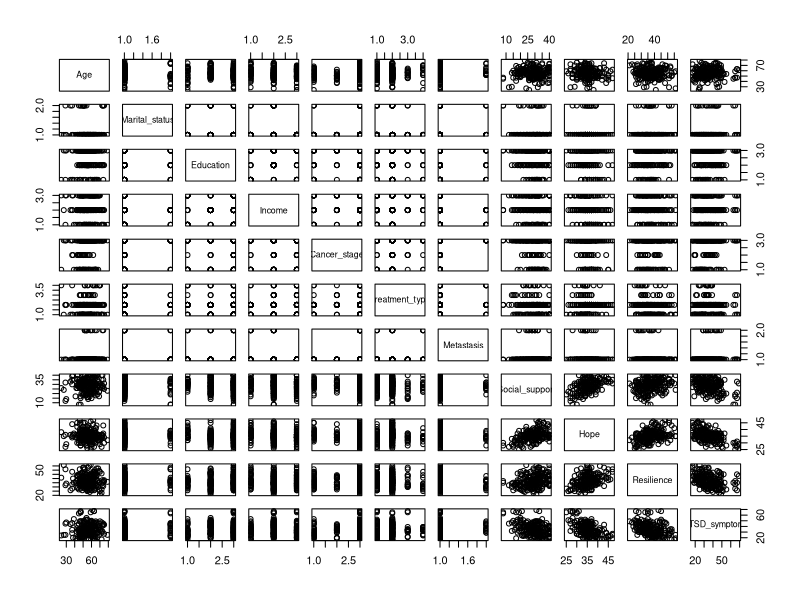
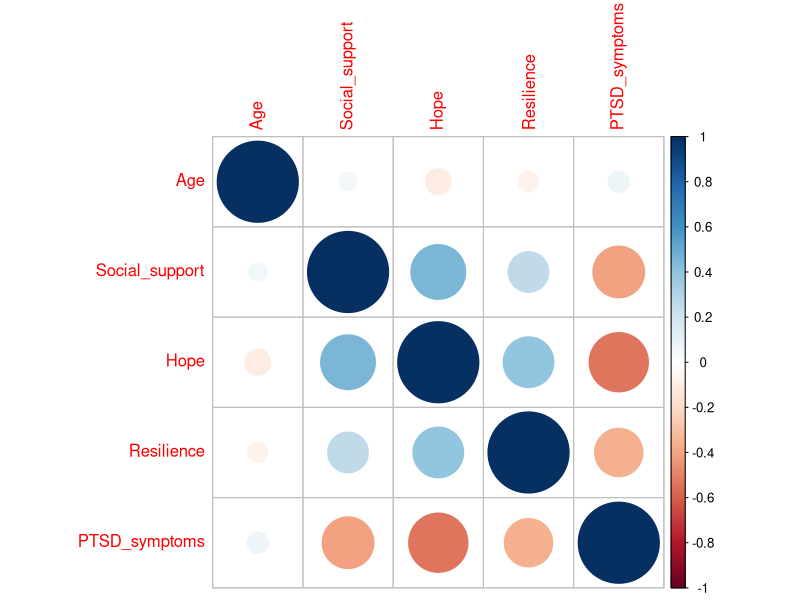
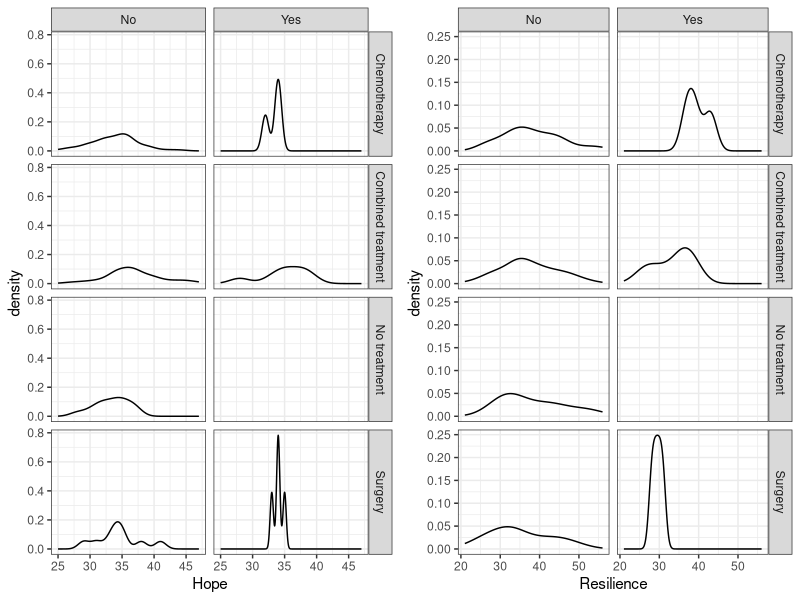
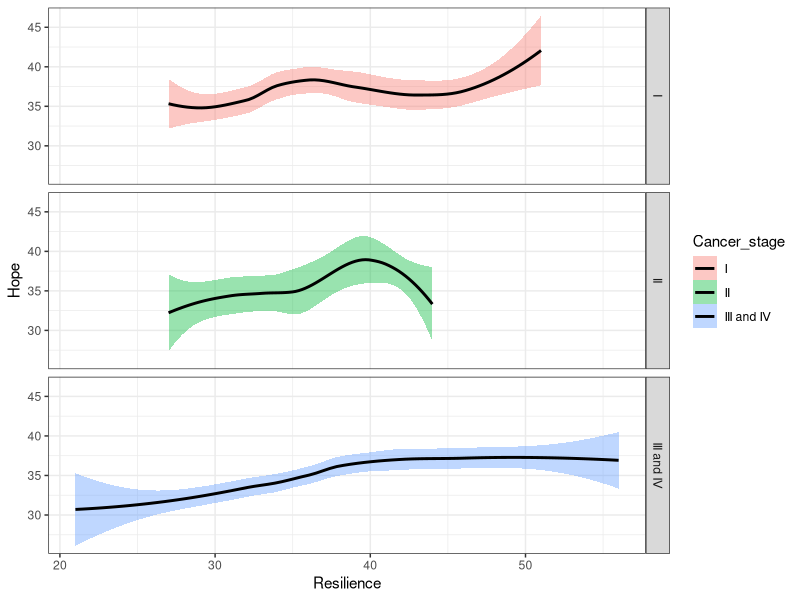
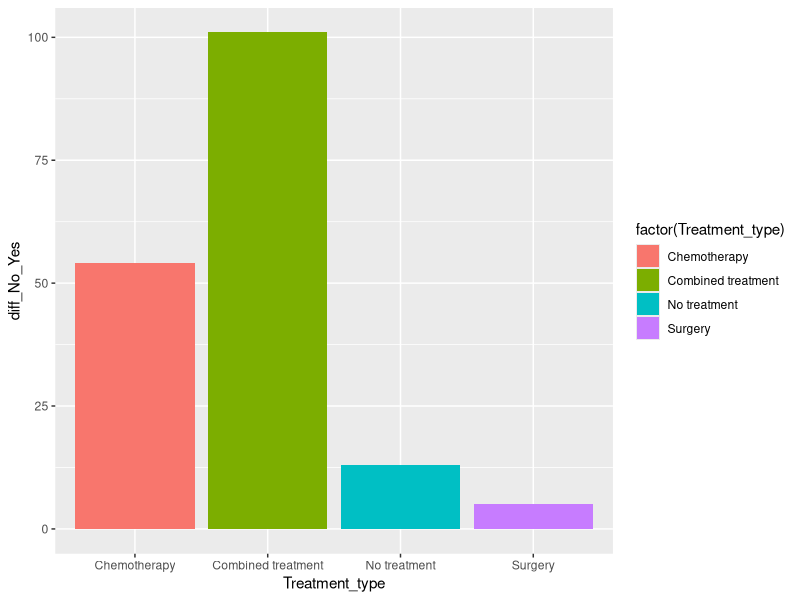
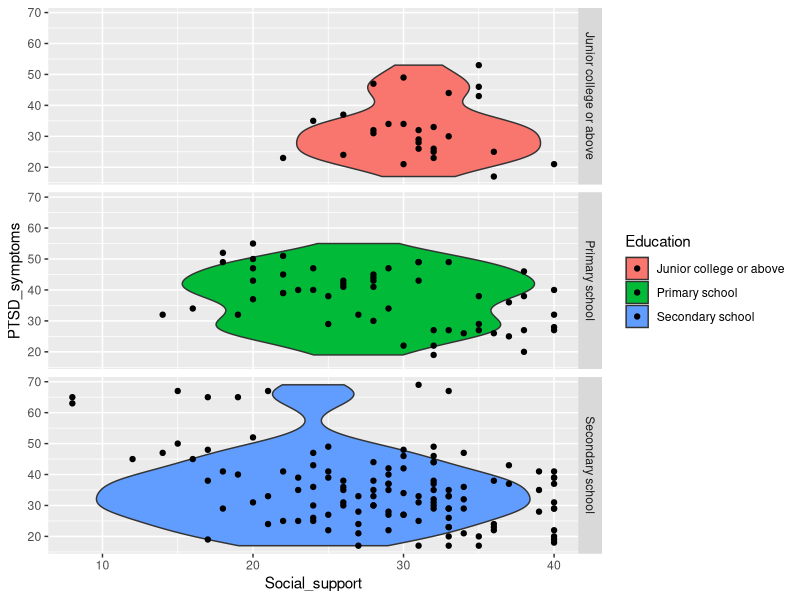
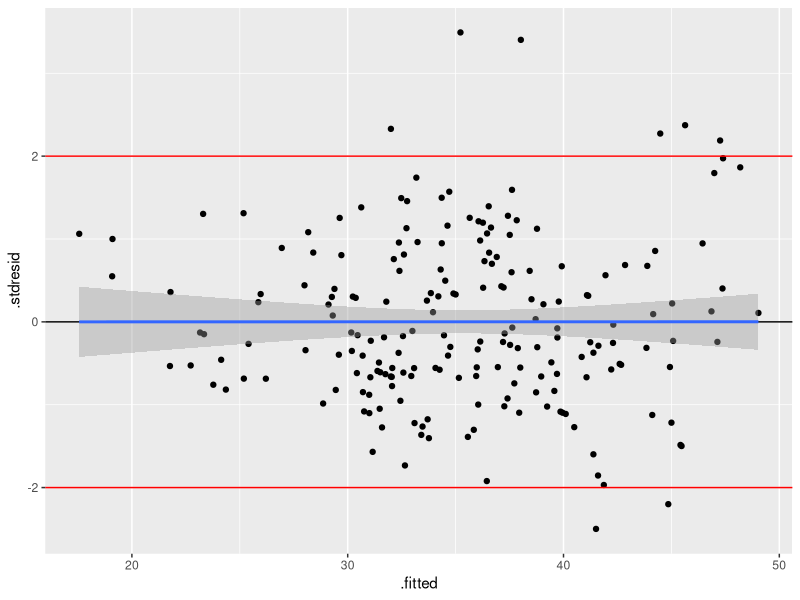
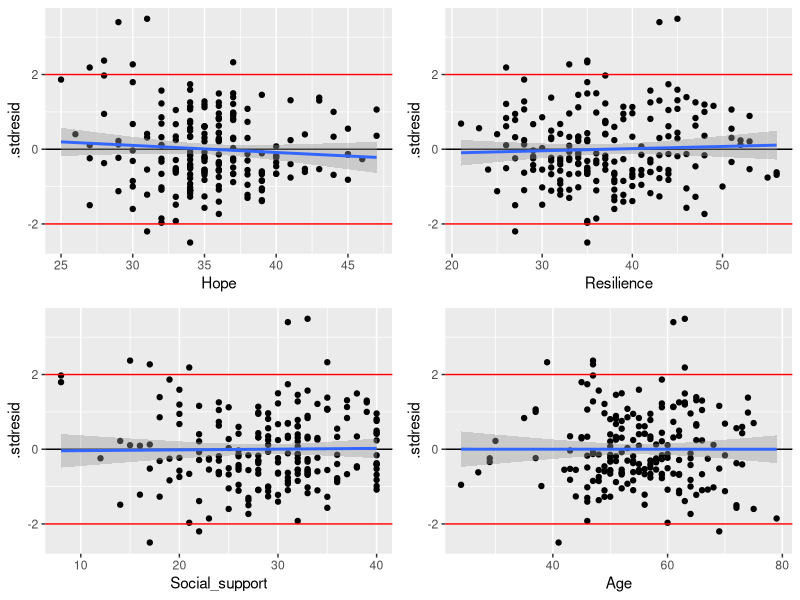

R code for these plots, in order: (Note: this script raises an error after producing the figures.)
library(readxl)
library(psych)
library(car)
library(ggplot2)
library(dplyr)
library(gridExtra)
library(cowplot)
library(Hmisc)
library(multcomp)
library(corrplot)

data <- read_excel('Data/PTSR.xlsx')
colnames(data) = gsub(" ", "_", colnames(data))

data <- na.omit(data)

#EDA_______________________________________________________________________ 
#Нулевая гипотеза: все методы лечения равноэффективны
str(data)
plot(data)

num_data <- data[sapply(data, is.numeric)]
data_PTSR.cor = cor(num_data, method = c("pearson"))
data_PTSR.cor
corrplot(data_PTSR.cor)

data$Treatment_type <- as.factor(data$Treatment_type) 

#Разбиение данных##########################
data_nums <- data[grep("Social_support", colnames(data)) : 
                    grep("PTSD_symptoms", colnames(data))] %>% mutate(data[grep("Age", colnames(data))])

data_char <- data[grep("Marital_status", colnames(data)) : 
                    grep("Metastasis", colnames(data))] %>% mutate(data[grep("Marital_status_Education", colnames(data))])

#Нормализация*************************
normilize_0 <- function(x) {
  return(x - min(x)) / (max(x) - min(x))
}

normilize_1 <- function(x) {
  return(scale(x, center = TRUE))
}

normilize_2 <- function(x) {
  return((x - mean(x)) / sd(x))
}

#data_nums <- data_nums %>% summarise(across(everything(), normilize_0))
#data_nums <- data_nums %>% summarise(across(everything(), normilize_1))
#data_nums <- data_nums %>% summarise(across(everything(), normilize_2))
#Нормализация*************************

#data[,1] <- data_nums[,5]
#data[,8:11] <- data_nums[,1:4]
#Разбиение данных##########################
p_Hope <- ggplot(data, aes(Hope)) +
  geom_density() +
  facet_grid(Treatment_type~Metastasis) +
  theme_bw()

p_Resilience <- ggplot(data, aes(Resilience)) +
  geom_density() +
  facet_grid(Treatment_type~Metastasis) +
  theme_bw()

plot_grid(p_Hope, p_Resilience) #Видно нормальное распределение для обоих параметров

#@@@@@@@@@@@@@@@@@@@@@@@@@@@@@@@@@@@@@@@@@@@@@@@@@@@@@@@@@@@@@@@
#Как Resilience влияет на Hope на пациентов с разным образованием
p_Hope_Resilience_Cancer_stage <- ggplot(data, aes(Resilience, Hope, fill = Cancer_stage)) +
  geom_smooth(color = "black") +
  facet_grid(Cancer_stage~.) + 
  theme_bw()
p_Hope_Resilience_Cancer_stage 
#Гипотеза 1: у пациентов на стадии рака I наблюдаеться падение Hope при 
#черезмерном повышении устойчивости
#Гипотеза 2: для пациентов на стадии рака III и IV имеют более стабильную надежду 
#при росте устойчивости
#Гипотеза 3: пациенты на стадии рака III имеют самое не стабильное развитие надежды 
#при росте устойчивости
#Гипотеза 4: пациенты на II стадии рака имеют большую веру в лучшее
#@@@@@@@@@@@@@@@@@@@@@@@@@@@@@@@@@@@@@@@@@@@@@@@@@@@@@@@@@@@@@@@

#@@@@@@@@@@@@@@@@@@@@@@@@@@@@@@@@@@@@@@@@@@@@@@@@@@@@@@@@@@@@@@@
#
#Создадим новый dataframe, где опредилим такой показатель как 
#разность между количесвом имеющихся метастаз и их отсуствия в методе
data_group_treatment <- data %>% group_by(Treatment_type) %>% summarise(
  count_No_metastasis = sum(Metastasis == "No"),  count_Yes_metastasis = sum(Metastasis == "Yes"), 
  diff_No_Yes = sum(Metastasis == "No") - sum(Metastasis == "Yes")) 

#Для отображения эффективности методов лечения построим график
p_Treatment_diff_No_Yes_metastasis <- 
  ggplot(data = data_group_treatment, 
         aes(y = diff_No_Yes, x = Treatment_type, fill =  factor(Treatment_type))) + 
  geom_bar(stat = "identity")

p_Treatment_diff_No_Yes_metastasis
#Гипотеза 1: комбинированная терапия эффективнее, чем химиотераипия.
#Гипотеза 2: хирургическое лечение самое мало эффективное лечение. 
#@@@@@@@@@@@@@@@@@@@@@@@@@@@@@@@@@@@@@@@@@@@@@@@@@@@@@@@@@@@@@@@

#@@@@@@@@@@@@@@@@@@@@@@@@@@@@@@@@@@@@@@@@@@@@@@@@@@@@@@@@@@@@@@@
#Как социальная поддержка вляет на развитие симтомов PTSD
p_Social_support_PTSD_symptoms <- 
  ggplot(data = data, aes(Social_support, PTSD_symptoms, fill = Education)) + 
  geom_violin() + 
  geom_point() + 
  facet_grid(Education~.)
p_Social_support_PTSD_symptoms
#Гипотеза 1: для студентов колледжа оказваеться большая пооджержка чем для отстальных
#Гипотеза 2: для учеников старшей школы оказваеться меньшая социальная поддержка чем для учеников начальной школы
#Гипотеза 3: ученики старшей школы имеют более выраженные PTSD симптомы, чем остальные группы
#@@@@@@@@@@@@@@@@@@@@@@@@@@@@@@@@@@@@@@@@@@@@@@@@@@@@@@@@@@@@@@@
#EDA_______________________________________________________________________ 

#Линейная модель___________________________________________________________
#Проверям предикторы на корреляцию#################################################
corelation_data <- data.frame(type = character(),  value = integer())

corelation_data <- rbind(corelation_data, 
                         c("PTSD_symptoms_Social_support", cor(data_nums$PTSD_symptoms, data$Social_support)))

corelation_data <- rbind(corelation_data, 
                         c("PTSD_symptoms_Hope", cor(data_nums$PTSD_symptoms, data$Hope)))

corelation_data <- rbind(corelation_data, 
                         c("PTSD_symptoms_Resilience", cor(data_nums$PTSD_symptoms, data$Resilience)))

corelation_data <- rbind(corelation_data, 
                         c("PTSD_symptoms_Age", cor(data_nums$PTSD_symptoms, data$Age)))

corelation_data <- rbind(corelation_data, 
                         c("Social_support_Hope", cor(data_nums$Social_support, data$Hope)))

corelation_data <- rbind(corelation_data, 
                         c("Social_support_Resilience", cor(data_nums$Social_support, data$Resilience)))

corelation_data <- rbind(corelation_data, 
                         c("Social_support_Age", cor(data_nums$Social_support, data$Age)))

corelation_data <- rbind(corelation_data, 
                         c("Hope_Age", cor(data_nums$Hope, data$Age)))

corelation_data <- rbind(corelation_data, 
                         c("Hope_Resilience", cor(data_nums$Hope, data$Resilience)))

corelation_data <- rbind(corelation_data, 
                         c("Resilience_Age", cor(data_nums$Resilience, data$Age)))

colnames(corelation_data) <- c("type", "value")
#Проверям предикторы на корреляцию################################################# 
#Исходя из коэффицентов самая большая связь (не считая связь с PTSD_symptoms)
#Наблюдаеться у Social_support и Hope (0.46), на втором месте Hope и Resilience
#(0.39), на третьем Social_support и Resilience(0.25)

#Исходя из этого построим линейную модель отобразив более или менее сильные взаимосвязи
model <- lm(PTSD_symptoms ~ Social_support:Hope + Resilience:Hope + Age, data = data_nums)
summary(model) 
vif(model) #Неких значений болше 2 невыявлено

model_diag_original <- data.frame(fortify(model), data_nums) 

#До улучшения*************************
gg_resid_original <- ggplot(data = model_diag_original, aes(x = .fitted, y = .stdresid)) + 
  geom_point() + 
  geom_hline(yintercept = 0) +
  geom_smooth(method = "lm") +
  geom_hline(yintercept = 2, color = "red") +
  geom_hline(yintercept = -2, color = "red")  

gg_resid_original
#Наблюдаеться не совсем хороший график, остатки больше организуються в клюв, чем в песочные часы

drop1(model, test = "F")

res_1_original <- gg_resid_original + aes(x = Hope)
res_2_original <- gg_resid_original + aes(x = Resilience)
res_3_original <- gg_resid_original + aes(x = Social_support)
res_4_original <- gg_resid_original + aes(x = Age)

grid.arrange(res_1_original, res_2_original, res_3_original, res_4_original, nrow = 2)
#Из графиков как ни странно видна корреляция между Hope и Social_support.
#Но между Social_support и Resilience кажеться, что имеется корреляция,
#хоть и коффицент дает неувереность в этом. Так же подобное можно и придположить 
#между Hope и Resilience. Но из значений коэффицентов корреляции предположим, 
#что эта взаимосвязь менее вероятна. 
#До улучшения*************************

#Поэкспериментируем с моделью и сначала учием что все выше описанные взаимосвязи возможны
model_1 <- lm(PTSD_symptoms ~ Social_support*Hope*Resilience + Age, data = data_nums)
summary(model_1) 
#p-value значительно уменьшилось (в отрицательной степени). Но: 
model_2 <- lm(PTSD_symptoms ~ Social_support*Hope + Resilience + Age, data = data_nums)
summary(model_2) 
#Видим тоже значение p-value. Предпологаем, тогда что взаимосвязь 
#между Resilience с Social_support и Hope ложна. Но, проверим еще кое что:
model_3 <- lm(PTSD_symptoms ~ Social_support*Hope + Resilience:Age, data = data_nums)
summary(model_3) #Не видим измений p-value. Residual standard error и Multiple R-squared 
#тоже не сильно меняються. model_3 фактически безполезна

#Для model_3***************************
model_diag_model_2 <- data.frame(fortify(model_2), data_nums) 
gg_resid_model_2 <- ggplot(data = model_diag_model_2, aes(x = .fitted, y = .stdresid)) + 
  geom_point() + 
  geom_hline(yintercept = 0) +
  geom_smooth(method = "lm") +
  geom_hline(yintercept = 2, color = "red") +
  geom_hline(yintercept = -2, color = "red")  

gg_resid_model_2
#Попробуем избавиться от записей на которых замечены выбросы:
#---------------------------------
data_nums_without_emissions <- data_nums %>% mutate(.stdresid = model_diag_model_2$.stdresid) %>% 
  filter(.stdresid < 1.999 & .stdresid > -1.999)

#Перестроим модель по той же схеме:
model_2_we <- lm(PTSD_symptoms ~ Social_support*Hope + Resilience + Age, data = data_nums_without_emissions)

#Постром график остатков снова
model_diag_model_2_without_emissions <- data.frame(fortify(model_2_we), data_nums_without_emissions)

model_diag_model_2_without_emissions <- data.frame(fortify(model_2_we), data_nums_without_emissions) 
gg_resid_model_2_without_emissions <- ggplot(data = model_diag_model_2_without_emissions, aes(x = .fitted, y = .stdresid)) + 
  geom_point() + 
  geom_hline(yintercept = 0) +
  geom_smooth(method = "lm") +
  geom_hline(yintercept = 2, color = "red") +
  geom_hline(yintercept = -2, color = "red") 

gg_resid_model_2_without_emissions
#Из графика видно, что выбросы хоть и не изменились в количестве, но уменьшили свои растояния от нормы 
#---------------------------------

res_1_model_2 <- gg_resid_model_2_without_emissions + aes(x = Hope)
res_2_model_2 <- gg_resid_model_2_without_emissions + aes(x = Resilience)
res_3_model_2 <- gg_resid_model_2_without_emissions + aes(x = Social_support)
res_4_model_2 <- gg_resid_model_2_without_emissions + aes(x = Age)

grid.arrange(res_1_model_2, res_2_model_2, res_3_model_2, res_4_model_2, nrow = 2)
#Ничего не поменялось
#Для model_3***************************

#Улучшим модель************************
drop1(model_2_we, test = "F")

#Удаляем Age
model_3 <- update(model_2_we, .~. - Age)
drop1(model_3, test = "F")
summary(model_3)

#Удаляем Resilience
model_4 <- update(model_3, .~. - Resilience)
drop1(model_4, test = "F")
summary(model_4)

model_diag_model_4 <- data.frame(fortify(model_4), data_nums_without_emissions) 
gg_resid_model_4 <- ggplot(data = model_diag_model_4, aes(x = .fitted, y = .stdresid)) + 
  geom_point() + 
  geom_hline(yintercept = 0) +
  geom_smooth(method = "lm") +
  geom_hline(yintercept = 2, color = "red") +
  geom_hline(yintercept = -2, color = "red")

gg_resid_model_4
#Судя по p-value не то, чтобы это сильно помогло, да и график остатков стал больше стремиться в клюв
#Улучшим модель************************
res_1_model_4 <- gg_resid_model_4 + aes(x = Hope)
res_2_model_4 <- gg_resid_model_4 + aes(x = Social_support)
grid.arrange(res_1_model_4, res_2_model_4, nrow = 2)

qqPlot(model_diag_model_4$.stdresid)

#Предсказание**************************
predictions_data <- data.frame(
  Hope = seq(min(data$Hope), max(data$Hope), length.out = 100),
  Social_support = mean(data$Social_support))

predictions <- predict(model_4, newdata = predictions_data,  interval = 'confidence')
predictions_data <- data.frame(predictions_data, predictions)

Pl_predict <- ggplot(predictions_data, aes(x = Hope, y = fit)) +
  geom_ribbon(alpha = 0.2, aes(ymin = lwr, ymax = upr)) +
  geom_line()
Pl_predict 

#Тест
predictions_data_test <- data.frame(
  Hope = data$Hope,
  Social_support = data$Social_support,
  PTSD_symptoms = data$PTSD_symptoms)

predictions_test <- predict(model_4, newdata = predictions_data_test,  interval = 'confidence')
predictions_data_test <- data.frame(predictions_data_test, predictions_test)
#Предсказания имеют сильные при резко малых истиных значениях PTSD_symptoms. 

#Предсказание**************************
#Линейная модель___________________________________________________________

#Дисперсионный анализ______________________________________________________
data$Cancer_stage <- factor(data$Cancer_stage)
model_disp <- lm(data = data, PTSD_symptoms ~ Cancer_stage)
summary(model_disp)

ggplot(data, aes(Cancer_stage, PTSD_symptoms, color = Cancer_stage)) + 
  stat_summary(fun.data = "mean_cl_normal") 
#Видна незначительность различий между I-II и II-(III и IV). 
#Но видны значительные различия между I и (III и IV) стадиями

model_disp_anova <- Anova(model_disp)
model_disp_anova #F-value указывает на возможные различия между группами.
#https://habr.com/ru/companies/otus/articles/734258/ отсюда понял, что F-value большое :)

model_disp_diag <- fortify(model_disp)

p_kuke <- ggplot(model_disp_diag, aes(x = 1:nrow(model_disp_diag), y = .cooksd)) + 
  geom_bar(stat = "identity") + 
  ggtitle("График расстояний Кука")
p_kuke #Здесь мы видим локальные сильные разбросы значений отклонений прогназируемых 
#значений PTSD_symptoms. 

p_remains <- ggplot(model_disp_diag, aes(x = Cancer_stage, y = .stdresid)) + 
  geom_boxplot() +
  geom_hline(yintercept = 0) +
  ggtitle("График остатков")
p_remains #Не особо сильное смещение медиальных значений

qqPlot(model_disp, id = FALSE) #На концах графика видны сильные выбросы

#Пост-хок тест
post_hoch <- glht(model_disp, linfct = mcp(Cancer_stage = "Tukey"))
result_post_hoch <- summary(post_hoch)
result_post_hoch #Самое большое различние обнаружено между III-IV и I, что и следовало ожидать :)

predictions_data_disp <- data.frame(Cancer_stage = factor(levels(data$Cancer_stage), levels = levels(data$Cancer_stage)))
predictions_data_disp <- data.frame(predictions_data_disp,
                     predict(model_disp, newdata = predictions_data_disp, interval = "confidence")
)

gg_bars <- ggplot(data = predictions_data_disp, aes(x = Cancer_stage, y = fit)) +
  geom_bar(stat = "identity", aes(fill = Cancer_stage), width = 0.5) +
  geom_errorbar(aes(ymin = lwr, ymax = upr), width = 0.1)
gg_bars #Виден сильный разброс на стадии II, причем даже с учетом разросов 
#групп I и III-IV пересечения не произойдет и степень различий сохраниться. 
#Группа II c учетом разброса показывает не сильные различия между двумя другими группами.
#Опять все как и должно быть...

#Причем локальные участик сильной дисперсии на графике растоний Кука были вызваны скорее 
#всего группой II стадии
#Дисперсионный анализ______________________________________________________
